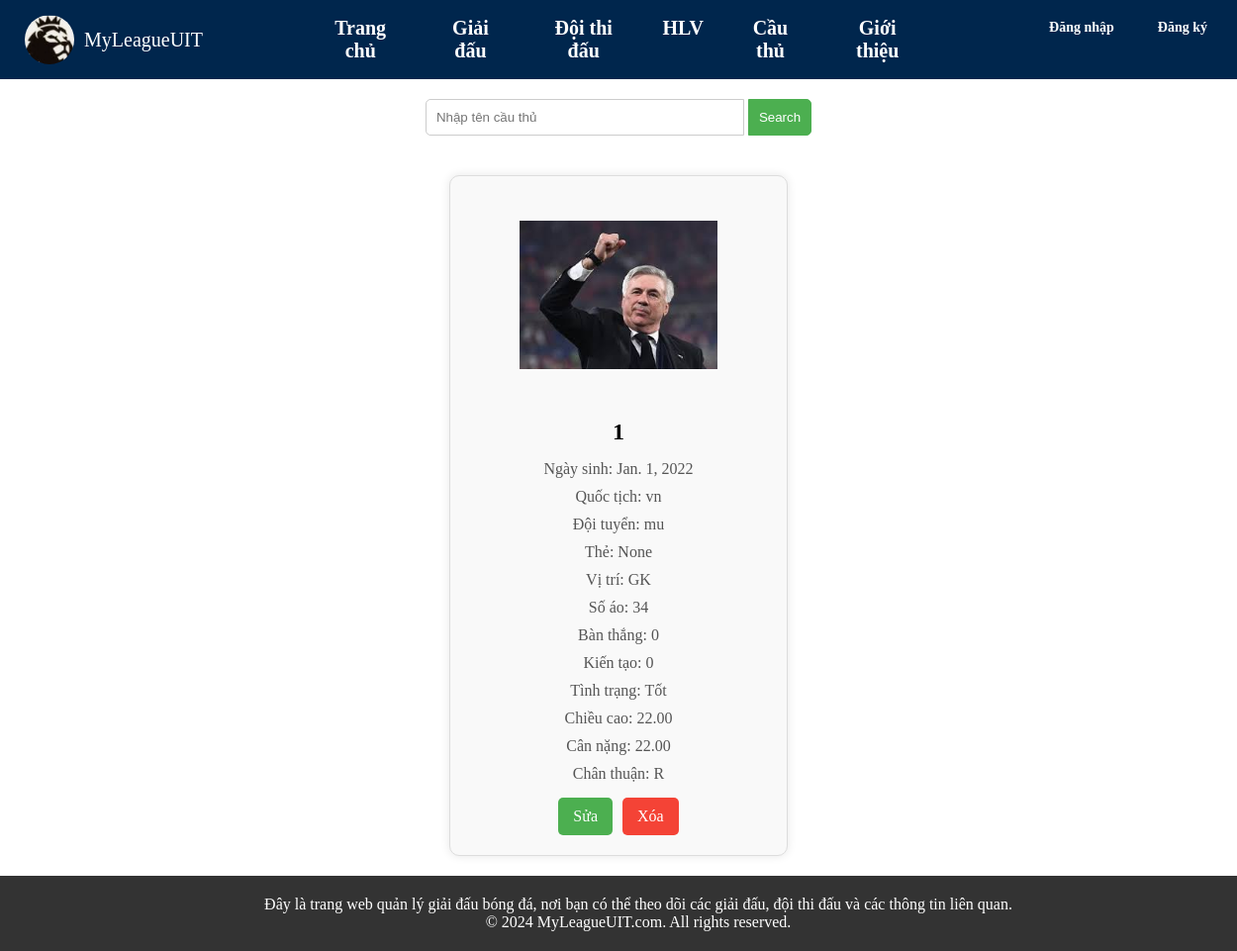
The page /player/list on the database its author committed.
### player/models.py (models this page shows, shortened)
class Player(models.Model):
    PLAYERID = models.CharField(primary_key=True, max_length=3)
    PLAYERNAME = models.CharField(max_length=30)
    BIRTHDAY = models.DateField()
    NATIONALITY = models.CharField(max_length=20)
    CLUB = models.CharField(max_length=30)
    IMAGE = models.ImageField(upload_to='images/')
    CARDS = models.CharField(max_length=6, default='None', null=True, blank=True)
    POSITION_CHOICES = [
        ('GK', 'Thủ môn'),
        ('DF', 'Hậu vệ'),
        ('MF', 'Tiền vệ'),
        ('FW', 'Tiền đạo'),
    ]
    POSITION = models.CharField(max_length=2, choices=POSITION_CHOICES, default='GK')
    SHIRTNUM = models.PositiveIntegerField(null = True, blank = True)
    GOALS = models.PositiveIntegerField(default=0, null=True, blank=True)
    ASSISTS = models.PositiveIntegerField(default=0, null=True, blank=True)
    CONDITION = models.CharField(max_length=20, default='Tốt')
    HEIGHT = models.DecimalField(max_digits=5, decimal_places=2, default=0.)  # in centimeters
    WEIGHT = models.DecimalField(max_digits=5, decimal_places=2, default=0.)  # in kilograms
    FOOT_CHOICES = [
        ('L', 'Chân trái'),
        ('R', 'Chân phải'),
        ('B', 'Cả hai chân'),
    ]
    PREFERFOOT = models.CharField(max_length=1, choices=FOOT_CHOICES, default='R')
    owner = models.ForeignKey(User, on_delete=models.CASCADE, default=1)
    followers = models.ManyToManyField(User, related_name='following', blank=True)

### player/views.py (the view)
# urls.py: path('list', views.player_list_view, name='player_list'),
def player_list_view(request):
    players = Player.objects.all()
    search_query = request.GET.get('search')
    if search_query:
        players = players.filter(PLAYERNAME__icontains=search_query)
    return render(request, 'player/player_list.html', {'players': players})

### player/templates/player/player_list.html (shortened to what this page needs)
{% extends 'base.html' %}
{% load static %}
{% block content %}
    <div class="form-container">
        <form method="GET" action="{% url 'player_list' %}">
            <input type="text" name="search" placeholder="Nhập tên cầu thủ">
            <button type="submit">Search</button>
        </form>
    </div>
    <div class="player-list">
        {% for player in players %}
            <div class="player-item">
                {% if player.IMAGE %}
                    <img src="{{ player.IMAGE.url }}" alt="{{ player.PLAYERNAME }}">
                {% endif %}
                <h2>{{ player.PLAYERNAME }}</h2>
                <p>Ngày sinh: {{ player.BIRTHDAY }}</p>
                <p>Quốc tịch: {{ player.NATIONALITY }}</p>
                <p>Đội tuyển: {{ player.CLUB }}</p>
                <p>Thẻ: {{ player.CARDS }}</p>
                <p>Vị trí: {{ player.POSITION }}</p>
                <p>Số áo: {{ player.SHIRTNUM }}</p>
                <p>Bàn thắng: {{ player.GOALS }}</p>
                <p>Kiến tạo: {{ player.ASSISTS }}</p>
                <p>Tình trạng: {{ player.CONDITION }}</p>
                <p>Chiều cao: {{ player.HEIGHT }}</p>
                <p>Cân nặng: {{ player.WEIGHT }}</p>
                <p>Chân thuận: {{ player.PREFERFOOT }}</p>
                <div class="action-buttons">
                    <a href="{% url 'player_edit' player.PLAYERID %}" class="edit-btn">Sửa</a>
                    <a href="{% url 'player_delete' player.PLAYERID %}" class="delete-btn">Xóa</a>
                </div>
            </div>
        {% empty %}
            <p>Không tìm thấy cầu thủ nào.</p>
        {% endfor %}
    </div>
{% endblock %}

### home/static/home/css/styles.css (style rules this page uses)
body { font-family: 'Times New Roman', Times, serif; margin: 0; padding: 0; display: flex; flex-direction: column; min-height: 100vh; }

### player/templates/player/player_list.html (style rules this page uses)
body { background-color: #FFFFFF; margin: 0; padding: 0; }
.form-container { display: flex; justify-content: center; margin: 20px 0; }
.form-container input[type="text"] { padding: 10px; border: 1px solid #ccc; border-radius: 5px 0 0 5px; width: 300px; }
.form-container button { padding: 10px; border: 1px solid #4CAF50; background-color: #4CAF50; color: white; border-radius: 0 5px 5px 0; cursor: pointer; }
.player-list { display: flex; flex-wrap: wrap; justify-content: center; gap: 20px; padding: 20px; }
.player-item { background-color: #f9f9f9; border: 1px solid #ddd; border-radius: 10px; padding: 20px; width: 300px; text-align: center; box-shadow: 0 0 10px rgba(0, 0, 0, 0.1); display: flex; flex-direction: column; align-items: center; }
.player-item img { width: 200px; height: 200px; object-fit: contain; border-radius: 10px; margin-bottom: 15px; }
.player-item h2 { font-size: 1.5em; margin: 10px 0; }
.player-item p { margin: 5px 0; color: #555; }
.player-item .action-buttons { display: flex; gap: 10px; margin-top: 10px; }
.player-item .action-buttons a { padding: 10px 15px; color: white; text-decoration: none; border-radius: 5px; }
.player-item .edit-btn { background-color: #4CAF50; }
.player-item .delete-btn { background-color: #f44336; }

### rows shown on the page
Player: IMAGE (picture), PLAYERNAME "1", BIRTHDAY "Jan. 1, 2022", NATIONALITY "vn", CLUB "mu", CARDS "None", POSITION "GK", SHIRTNUM "34", GOALS "0", ASSISTS "0", CONDITION "Tốt", HEIGHT "22.00", WEIGHT "22.00", PREFERFOOT "R"
